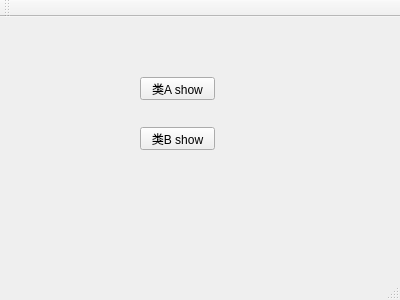
<?xml version="1.0" encoding="UTF-8"?>
<ui version="4.0">
 <class>MainWindow</class>
 <widget class="QMainWindow" name="MainWindow">
  <property name="geometry">
   <rect>
    <x>0</x>
    <y>0</y>
    <width>400</width>
    <height>300</height>
   </rect>
  </property>
  <property name="windowTitle">
   <string>MainWindow</string>
  </property>
  <widget class="QWidget" name="centralWidget">
   <widget class="QPushButton" name="pushButton">
    <property name="geometry">
     <rect>
      <x>140</x>
      <y>60</y>
      <width>75</width>
      <height>23</height>
     </rect>
    </property>
    <property name="text">
     <string>类A show</string>
    </property>
   </widget>
   <widget class="QPushButton" name="pushButton_2">
    <property name="geometry">
     <rect>
      <x>140</x>
      <y>110</y>
      <width>75</width>
      <height>23</height>
     </rect>
    </property>
    <property name="text">
     <string>类B show</string>
    </property>
   </widget>
  </widget>
  <widget class="QMenuBar" name="menuBar">
   <property name="geometry">
    <rect>
     <x>0</x>
     <y>0</y>
     <width>400</width>
     <height>23</height>
    </rect>
   </property>
  </widget>
  <widget class="QToolBar" name="mainToolBar">
   <attribute name="toolBarArea">
    <enum>TopToolBarArea</enum>
   </attribute>
   <attribute name="toolBarBreak">
    <bool>false</bool>
   </attribute>
  </widget>
  <widget class="QStatusBar" name="statusBar"/>
 </widget>
 <layoutdefault spacing="6" margin="11"/>
 <resources/>
 <connections/>
</ui>
